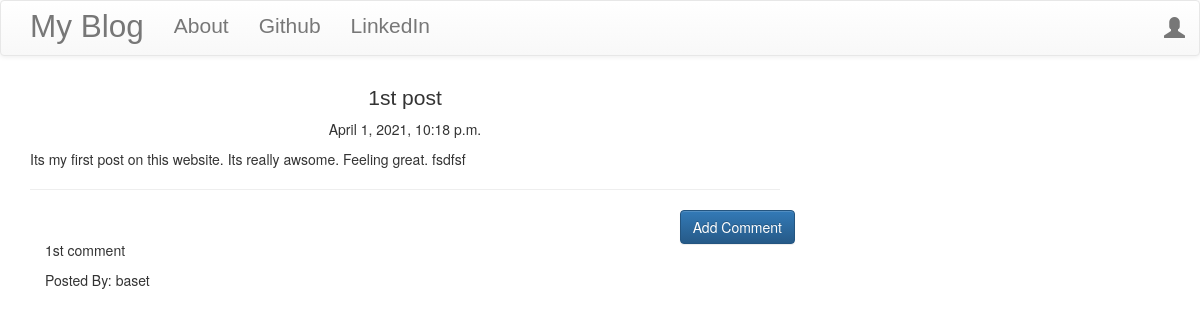
/post/1, run on the app's committed database.
### blog_app/models.py (models this page shows, shortened)
class Post(models.Model):
    author = models.ForeignKey('auth.User', on_delete=models.CASCADE)
    title = models.CharField(max_length=200)
    text = models.TextField()
    create_date = models.DateTimeField(default=timezone.now)
    published_date = models.DateTimeField(blank=True, null=True)

class Comment(models.Model):
    post = models.ForeignKey('blog_app.Post', related_name='comments', on_delete=models.CASCADE)
    author = models.CharField(max_length=200)
    text = models.TextField()
    create_date = models.DateTimeField(default=timezone.now)
    approved_comment = models.BooleanField(default=False)

### blog_app/views.py (the view)
# urls.py: url(r'^post/(?P<pk>\d+)$', views.PostDetailView.as_view(), name='post_detail'),
class PostDetailView(DetailView):
    model = Post

### blog_app/templates/blog_app/post_detail.html (shortened to what this page needs)
{% extends "blog_app/base.html" %}
{% block content %}
    <h1 class="posttitle loader">{{ post.title }}</h1>
    {% if post.published_date %}
        <div class="date postdate">
            {{ post.published_date }}
        </div>
    {% else %}
        <a class="btn btn-default" href="{% url 'post_publish' pk=post.pk %}">Publish</a>
    {% endif %}
    <p class="postcontent">{{ post.text|safe|linebreaksbr }}</p>
    <hr>
    <a class="btn btn-primary btn-comment" href="{% url 'add_comment_to_post' pk=post.pk %}">Add Comment</a>
    <div class="container">
        {% for comment in post.comments.all %}
            <br>
            {% if user.is_authenticated or comment.approved_comment %}
            <p>{{ comment.text|safe|linebreaksbr }}</p>
            <p>Posted By: {{ comment.author }}</p>
            {% endif %}
            {% empty %}
            <p>No Comments.</p>
        {% endfor %}
    </div>
{% endblock %}

### blog_app/static/css/blog.css (style rules this page uses)
.postdate { text-align: center; }
.posttitle { font-family: 'Russo One', sans-serif; font-size: 1.5em; text-align: center; }
.postcontent { font-family: 'Montserrat'; font-size: 1.5em; }
.btn-comment { position: absolute; right: 0px; }
.loader { filter: hue-rotate(0deg); color: linear-gradient(45deg, #0f8, #08f); animation: hue 10000ms infinite linear; }

### data on the page
Post: title "1st post", published_date "April 1, 2021, 10:18 p.m.", text "Its my first post on this website. Its really awsome. Feeling great. fsdfsf"
Comment: text "1st comment", author "baset"
